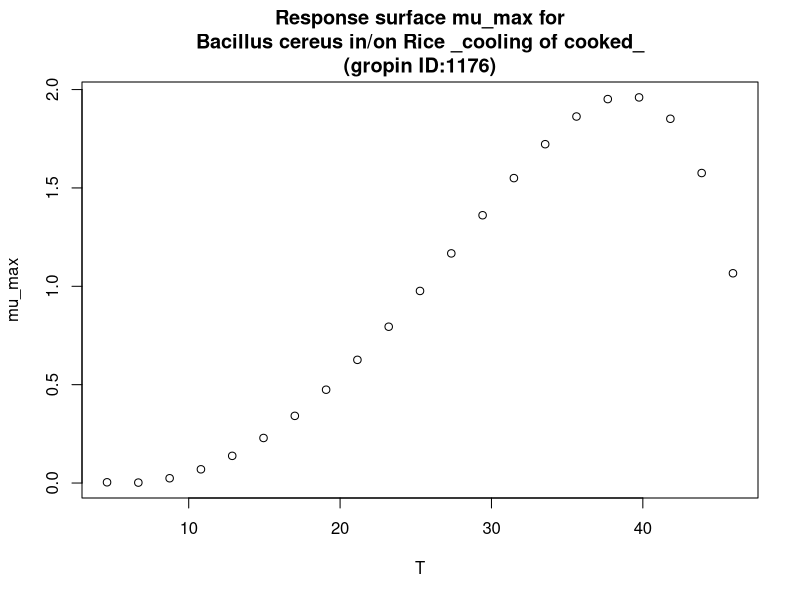

This chart was generated by the following R code:
#############################
# start of Parameter script
#############################
T <- seq(4.6046,45.954045954046,length.out=21)
#############################
# end of Parameter script
#############################
############################# 
# start of Model script Gropin ID 1176 
#############################
 
# constant coefficients for this model
 
variables <- data.frame(T)
argumentsPar <- expand.grid(variables)
 
# heart of the model
response_surface <- function(T) {
   mumax <-0.0028*((T-5.77)^2)*(1-exp(0.1069*(T-48.47)))

return(mumax=mumax)
} 

# output parameters
mumax <- cbind(argumentsPar,response_surface(argumentsPar['T']))
colnames(mumax) <- c(colnames(argumentsPar),'mumax')
#############################
# End of Model script
#############################
############################# 
# start of Visualisation script Gropin ID 1176 
#############################
plot(T,mumax$mumax,
                          xlab='T',
                          ylab='mu_max',main='Response surface mu_max for
Bacillus cereus in/on Rice _cooling of cooked_
(gropin ID:1176)')
#############################
# End of Visualisation script
#############################
